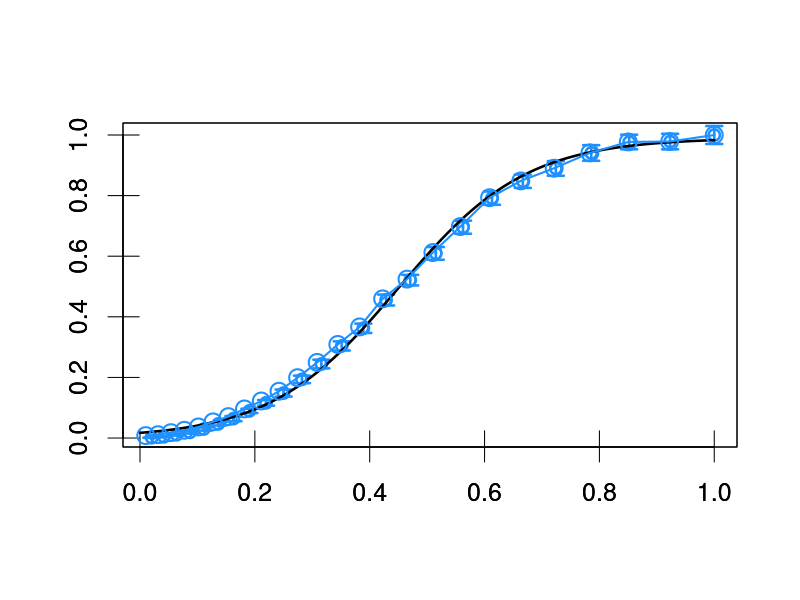

R code for this plot:
library(lattice)
library(plotrix)
eq<-function(x){0.99/(1+exp(-8.98*(x-0.45)))}
x<-seq(0,1,0.0001)
#I
Y<-c(0.020408163,
     0.041666667,
     0.063829787,
     0.086956522,
     0.111111111,
     0.136363636,
     0.162790698,
     0.19047619,
     0.219512195,
     0.25,
     0.282051282,
     0.315789474,
     0.351351351,
     0.388888889,
     0.428571429,
     0.470588235,
     0.515151515,
     0.5625,
     0.612903226,
     0.666666667,
     0.724137931,
     0.785714286,
     0.851851852,
     0.923076923,
     1)
#C-M2 L=150 D-1 Random Ties
SY<-c(0.000327333,
      0.001638667,
      0.004072667,
      0.006242889,
      0.011475556,
      0.015972444,
      0.02382,
      0.030334444,
      0.039858889,
      0.049700444,
      0.061024667,
      0.075251333,
      0.090607556,
      0.103110444,
      0.125084667,
      0.134619111,
      0.159652222,
      0.178964,
      0.198542667,
      0.213521333,
      0.221723778,
      0.234644444,
      0.243347111,
      0.249539556,
      0.254611778)
#Interval confidence - Random Case
CI<-c(0.000146915,
      0.000407585,
      0.000705134,
      0.000974329,
      0.001297481,
      0.001312647,
      0.002149757,
      0.001814758,
      0.002395262,
      0.002938198,
      0.003160954,
      0.003638972,
      0.003839553,
      0.003920849,
      0.004583141,
      0.004442004,
      0.005341654,
      0.0054719,
      0.005594707,
      0.005590482,
      0.006152306,
      0.006558101,
      0.006132957,
      0.006542141,
      0.007531946)
#Normalize SY
NSY <- SY / 0.254611778
NCI <- CI / 0.254611798

#Do nothing rule
Empates = c(0.001026327,
            0.004011283,
            0.010795635,
            0.018700339,
            0.02974759,
            0.046605837,
            0.064091138,
            0.089606288,
            0.116061686,
            0.148388998,
            0.1935156,
            0.244227408,
            0.303897394,
            0.362189453,
            0.455362062,
            0.520984082,
            0.609342224,
            0.695713264,
            0.791656293,
            0.847441466,
            0.889679786,
            0.940626655,
            0.976959291,
            0.978312321,
            1)
#axis(1,at=x,labels=x,las=2,tck=0.02)
#mtext(side=1,text="X axis",line=1.5)
par(cex=1.5)
plotCI(Y,Empates,NCI,lwd=2.5,col="dodger blue",xlim=c(0.01,1.0),ylim=c(0.01,1.0),ylab='',xlab='')
par(new = TRUE)
plot(x,eq(x),type="l",lwd=2.5,xlim=c(0.01,1.0),ylim=c(0.01,1.0),ylab='',xlab='',tck=0.05)
par(new = TRUE,lwd=3,cex.sub=10)
plot(Y,Empates,type="o",pch=1,lwd=2,cex=1.5,col="dodger blue",bg="dodger blue",ylim=c(0.003,1.0),axes=FALSE,ylab='',xlab='')
par(new = TRUE)


#Determination Coefficient between Y and SY
expf = lm(SY ~ eq(Y))
summary(expf)$r.squared



